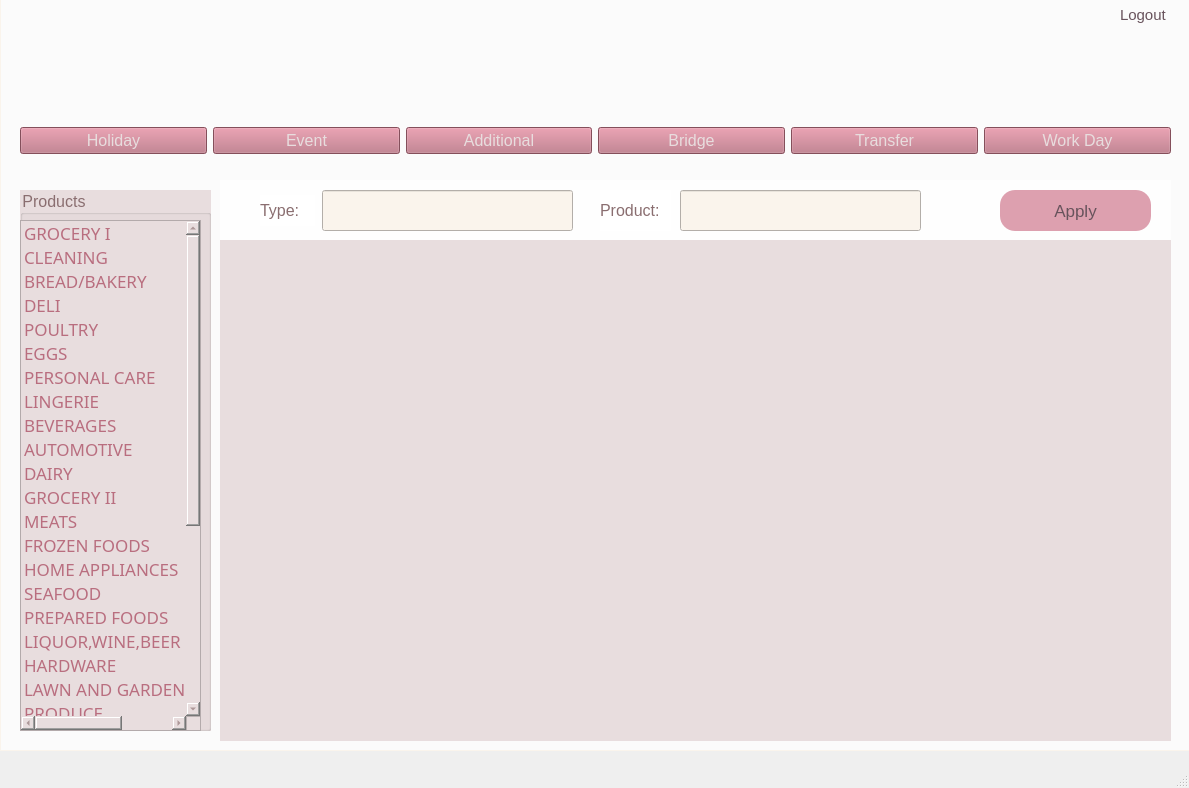
<?xml version="1.0" encoding="UTF-8"?>
<ui version="4.0">
 <class>UserHomepage</class>
 <widget class="QMainWindow" name="UserHomepage">
  <property name="geometry">
   <rect>
    <x>0</x>
    <y>0</y>
    <width>1189</width>
    <height>788</height>
   </rect>
  </property>
  <property name="maximumSize">
   <size>
    <width>1189</width>
    <height>16777215</height>
   </size>
  </property>
  <property name="windowTitle">
   <string>MainWindow</string>
  </property>
  <widget class="QWidget" name="centralwidget">
   <widget class="QLabel" name="label">
    <property name="geometry">
     <rect>
      <x>0</x>
      <y>0</y>
      <width>1191</width>
      <height>751</height>
     </rect>
    </property>
    <property name="autoFillBackground">
     <bool>false</bool>
    </property>
    <property name="styleSheet">
     <string notr="true"/>
    </property>
    <property name="text">
     <string/>
    </property>
    <property name="pixmap">
     <pixmap>images/Background.jpg</pixmap>
    </property>
    <property name="scaledContents">
     <bool>true</bool>
    </property>
   </widget>
   <widget class="QLabel" name="label_2">
    <property name="geometry">
     <rect>
      <x>0</x>
      <y>-10</y>
      <width>1191</width>
      <height>761</height>
     </rect>
    </property>
    <property name="styleSheet">
     <string notr="true">background-color: rgba(255, 255, 255, 192);
 
    padding: 10px;
 border: 1px solid #faf4ec; 
</string>
    </property>
    <property name="text">
     <string/>
    </property>
   </widget>
   <widget class="QGroupBox" name="groupBox">
    <property name="geometry">
     <rect>
      <x>20</x>
      <y>190</y>
      <width>191</width>
      <height>541</height>
     </rect>
    </property>
    <property name="font">
     <font>
      <pointsize>12</pointsize>
     </font>
    </property>
    <property name="styleSheet">
     <string notr="true">color: rgb(138, 110, 112);
background-color: rgb(232, 221, 222);

</string>
    </property>
    <property name="title">
     <string>Products</string>
    </property>
    <widget class="QListWidget" name="listWidgetProducts">
     <property name="geometry">
      <rect>
       <x>0</x>
       <y>30</y>
       <width>181</width>
       <height>511</height>
      </rect>
     </property>
     <property name="font">
      <font>
       <family>Segoe UI Semibold</family>
       <pointsize>13</pointsize>
       <weight>50</weight>
       <bold>false</bold>
      </font>
     </property>
     <property name="styleSheet">
      <string notr="true">background-color: rgb(232, 221, 222);
color: rgb(185, 110, 127);</string>
     </property>
     <property name="movement">
      <enum>QListView::Static</enum>
     </property>
     <property name="resizeMode">
      <enum>QListView::Fixed</enum>
     </property>
     <property name="layoutMode">
      <enum>QListView::SinglePass</enum>
     </property>
     <item>
      <property name="text">
       <string>GROCERY I</string>
      </property>
      <property name="font">
       <font>
        <pointsize>13</pointsize>
       </font>
      </property>
     </item>
     <item>
      <property name="text">
       <string>CLEANING</string>
      </property>
      <property name="font">
       <font>
        <pointsize>13</pointsize>
       </font>
      </property>
     </item>
     <item>
      <property name="text">
       <string>BREAD/BAKERY</string>
      </property>
      <property name="toolTip">
       <string/>
      </property>
     </item>
     <item>
      <property name="text">
       <string>DELI</string>
      </property>
     </item>
     <item>
      <property name="text">
       <string>POULTRY</string>
      </property>
     </item>
     <item>
      <property name="text">
       <string>EGGS</string>
      </property>
     </item>
     <item>
      <property name="text">
       <string>PERSONAL CARE</string>
      </property>
     </item>
     <item>
      <property name="text">
       <string>LINGERIE</string>
      </property>
     </item>
     <item>
      <property name="text">
       <string>BEVERAGES</string>
      </property>
     </item>
     <item>
      <property name="text">
       <string>AUTOMOTIVE</string>
      </property>
     </item>
     <item>
      <property name="text">
       <string>DAIRY</string>
      </property>
     </item>
     <item>
      <property name="text">
       <string>GROCERY II</string>
      </property>
     </item>
     <item>
      <property name="text">
       <string>MEATS</string>
      </property>
     </item>
     <item>
      <property name="text">
       <string>FROZEN FOODS</string>
      </property>
     </item>
     <item>
      <property name="text">
       <string>HOME APPLIANCES</string>
      </property>
     </item>
     <item>
      <property name="text">
       <string>SEAFOOD</string>
      </property>
     </item>
     <item>
      <property name="text">
       <string>PREPARED FOODS</string>
      </property>
     </item>
     <item>
      <property name="text">
       <string>LIQUOR,WINE,BEER</string>
      </property>
     </item>
     <item>
      <property name="text">
       <string>HARDWARE</string>
      </property>
     </item>
     <item>
      <property name="text">
       <string>LAWN AND GARDEN</string>
      </property>
     </item>
     <item>
      <property name="text">
       <string>PRODUCE</string>
      </property>
     </item>
     <item>
      <property name="text">
       <string>HOME AND KITCHEN II</string>
      </property>
     </item>
     <item>
      <property name="text">
       <string>HOME AND KITCHEN I</string>
      </property>
     </item>
     <item>
      <property name="text">
       <string>MAGAZINES</string>
      </property>
     </item>
     <item>
      <property name="text">
       <string>HOME CARE</string>
      </property>
     </item>
     <item>
      <property name="text">
       <string>PET SUPPLIES</string>
      </property>
     </item>
     <item>
      <property name="text">
       <string>BABY CARE</string>
      </property>
     </item>
     <item>
      <property name="text">
       <string>SCHOOL AND OFFICE SUPPLIES</string>
      </property>
     </item>
     <item>
      <property name="text">
       <string>PLAYERS AND ELECTRONICS</string>
      </property>
     </item>
     <item>
      <property name="text">
       <string>CELEBRATION</string>
      </property>
     </item>
     <item>
      <property name="text">
       <string>LADIESWEAR</string>
      </property>
     </item>
     <item>
      <property name="text">
       <string>BOOKS</string>
      </property>
     </item>
    </widget>
   </widget>
   <widget class="QWidget" name="widget_2" native="true">
    <property name="geometry">
     <rect>
      <x>220</x>
      <y>180</y>
      <width>951</width>
      <height>61</height>
     </rect>
    </property>
    <property name="styleSheet">
     <string notr="true">background-color: rgba(255, 255, 255, 192);
 </string>
    </property>
    <widget class="QPushButton" name="pushButtonApply">
     <property name="geometry">
      <rect>
       <x>780</x>
       <y>10</y>
       <width>151</width>
       <height>41</height>
      </rect>
     </property>
     <property name="font">
      <font>
       <pointsize>13</pointsize>
       <weight>50</weight>
       <bold>false</bold>
      </font>
     </property>
     <property name="styleSheet">
      <string notr="true">color: rgb(104, 83, 92);
background-color: rgb(221, 160, 175);
border-radius: 15px;</string>
     </property>
     <property name="text">
      <string>Apply</string>
     </property>
     <property name="icon">
      <iconset>
       <normaloff>images/ic_apply.png</normaloff>images/ic_apply.png</iconset>
     </property>
    </widget>
    <widget class="QLineEdit" name="lineEditType">
     <property name="geometry">
      <rect>
       <x>102</x>
       <y>10</y>
       <width>251</width>
       <height>41</height>
      </rect>
     </property>
     <property name="focusPolicy">
      <enum>Qt::NoFocus</enum>
     </property>
     <property name="styleSheet">
      <string notr="true">background-color: rgb(250, 244, 236);</string>
     </property>
    </widget>
    <widget class="QLabel" name="label_3">
     <property name="geometry">
      <rect>
       <x>40</x>
       <y>15</y>
       <width>55</width>
       <height>31</height>
      </rect>
     </property>
     <property name="font">
      <font>
       <pointsize>12</pointsize>
      </font>
     </property>
     <property name="styleSheet">
      <string notr="true">color: rgb(138, 110, 112);</string>
     </property>
     <property name="text">
      <string>Type:</string>
     </property>
    </widget>
    <widget class="QLabel" name="label_4">
     <property name="geometry">
      <rect>
       <x>380</x>
       <y>10</y>
       <width>71</width>
       <height>41</height>
      </rect>
     </property>
     <property name="font">
      <font>
       <pointsize>12</pointsize>
      </font>
     </property>
     <property name="styleSheet">
      <string notr="true">color: rgb(138, 110, 112);</string>
     </property>
     <property name="text">
      <string>Product:</string>
     </property>
    </widget>
    <widget class="QLineEdit" name="lineEditProduct">
     <property name="geometry">
      <rect>
       <x>460</x>
       <y>10</y>
       <width>241</width>
       <height>41</height>
      </rect>
     </property>
     <property name="focusPolicy">
      <enum>Qt::NoFocus</enum>
     </property>
     <property name="styleSheet">
      <string notr="true">background-color: rgb(250, 244, 236);</string>
     </property>
    </widget>
   </widget>
   <widget class="QTableView" name="tableView">
    <property name="geometry">
     <rect>
      <x>220</x>
      <y>240</y>
      <width>951</width>
      <height>501</height>
     </rect>
    </property>
    <property name="styleSheet">
     <string notr="true">background-color: rgb(232, 221, 222);
border-top-left-radius: 0px;
border-top-right-radius: 0px;      /* góc trên phải */
    border-bottom-left-radius: 0px;    /* góc dưới trái */
    border-bottom-right-radius: 0px;  /* góc dưới phải */</string>
    </property>
   </widget>
   <widget class="QLabel" name="label_5">
    <property name="geometry">
     <rect>
      <x>520</x>
      <y>10</y>
      <width>151</width>
      <height>101</height>
     </rect>
    </property>
    <property name="text">
     <string/>
    </property>
    <property name="pixmap">
     <pixmap>images/logo.png</pixmap>
    </property>
    <property name="scaledContents">
     <bool>true</bool>
    </property>
   </widget>
   <widget class="QLabel" name="labelHome">
    <property name="geometry">
     <rect>
      <x>20</x>
      <y>10</y>
      <width>21</width>
      <height>21</height>
     </rect>
    </property>
    <property name="focusPolicy">
     <enum>Qt::StrongFocus</enum>
    </property>
    <property name="text">
     <string/>
    </property>
    <property name="pixmap">
     <pixmap>images/ic_home.png</pixmap>
    </property>
    <property name="scaledContents">
     <bool>true</bool>
    </property>
   </widget>
   <widget class="QLabel" name="labelProfile">
    <property name="geometry">
     <rect>
      <x>70</x>
      <y>10</y>
      <width>21</width>
      <height>21</height>
     </rect>
    </property>
    <property name="focusPolicy">
     <enum>Qt::StrongFocus</enum>
    </property>
    <property name="styleSheet">
     <string notr="true"/>
    </property>
    <property name="text">
     <string/>
    </property>
    <property name="pixmap">
     <pixmap>images/ic_profile.png</pixmap>
    </property>
    <property name="scaledContents">
     <bool>true</bool>
    </property>
   </widget>
   <widget class="QWidget" name="horizontalLayoutWidget">
    <property name="geometry">
     <rect>
      <x>20</x>
      <y>110</y>
      <width>1151</width>
      <height>61</height>
     </rect>
    </property>
    <layout class="QHBoxLayout" name="horizontalLayout">
     <item>
      <widget class="QPushButton" name="pushButtonHoliday">
       <property name="font">
        <font>
         <pointsize>12</pointsize>
        </font>
       </property>
       <property name="styleSheet">
        <string notr="true">color: rgb(232, 221, 222);
background-color: rgb(185, 110, 127);</string>
       </property>
       <property name="text">
        <string>Holiday</string>
       </property>
      </widget>
     </item>
     <item>
      <widget class="QPushButton" name="pushButtonEvent">
       <property name="font">
        <font>
         <pointsize>12</pointsize>
        </font>
       </property>
       <property name="styleSheet">
        <string notr="true">color: rgb(232, 221, 222);
background-color: rgb(185, 110, 127);</string>
       </property>
       <property name="text">
        <string>Event</string>
       </property>
      </widget>
     </item>
     <item>
      <widget class="QPushButton" name="pushButtonAdditional">
       <property name="font">
        <font>
         <pointsize>12</pointsize>
        </font>
       </property>
       <property name="styleSheet">
        <string notr="true">color: rgb(232, 221, 222);
background-color: rgb(185, 110, 127);</string>
       </property>
       <property name="text">
        <string>Additional</string>
       </property>
      </widget>
     </item>
     <item>
      <widget class="QPushButton" name="pushButtonBridge">
       <property name="font">
        <font>
         <pointsize>12</pointsize>
        </font>
       </property>
       <property name="styleSheet">
        <string notr="true">color: rgb(232, 221, 222);
background-color: rgb(185, 110, 127);</string>
       </property>
       <property name="text">
        <string>Bridge</string>
       </property>
      </widget>
     </item>
     <item>
      <widget class="QPushButton" name="pushButtonTransfer">
       <property name="font">
        <font>
         <pointsize>12</pointsize>
        </font>
       </property>
       <property name="styleSheet">
        <string notr="true">color: rgb(232, 221, 222);
background-color: rgb(185, 110, 127);</string>
       </property>
       <property name="text">
        <string>Transfer</string>
       </property>
      </widget>
     </item>
     <item>
      <widget class="QPushButton" name="pushButtonWorkDay">
       <property name="font">
        <font>
         <pointsize>12</pointsize>
        </font>
       </property>
       <property name="styleSheet">
        <string notr="true">color: rgb(232, 221, 222);
background-color: rgb(185, 110, 127);</string>
       </property>
       <property name="text">
        <string>Work Day</string>
       </property>
      </widget>
     </item>
    </layout>
   </widget>
   <widget class="QLabel" name="labelLogout">
    <property name="geometry">
     <rect>
      <x>1120</x>
      <y>0</y>
      <width>61</width>
      <height>31</height>
     </rect>
    </property>
    <property name="font">
     <font>
      <pointsize>11</pointsize>
     </font>
    </property>
    <property name="focusPolicy">
     <enum>Qt::StrongFocus</enum>
    </property>
    <property name="styleSheet">
     <string notr="true">color: rgb(104, 83, 92);</string>
    </property>
    <property name="text">
     <string>Logout</string>
    </property>
    <property name="scaledContents">
     <bool>true</bool>
    </property>
   </widget>
  </widget>
  <widget class="QMenuBar" name="menubar">
   <property name="geometry">
    <rect>
     <x>0</x>
     <y>0</y>
     <width>1189</width>
     <height>26</height>
    </rect>
   </property>
  </widget>
  <widget class="QStatusBar" name="statusbar"/>
 </widget>
 <resources>
  <include location="images/bg.qrc"/>
 </resources>
 <connections/>
</ui>
